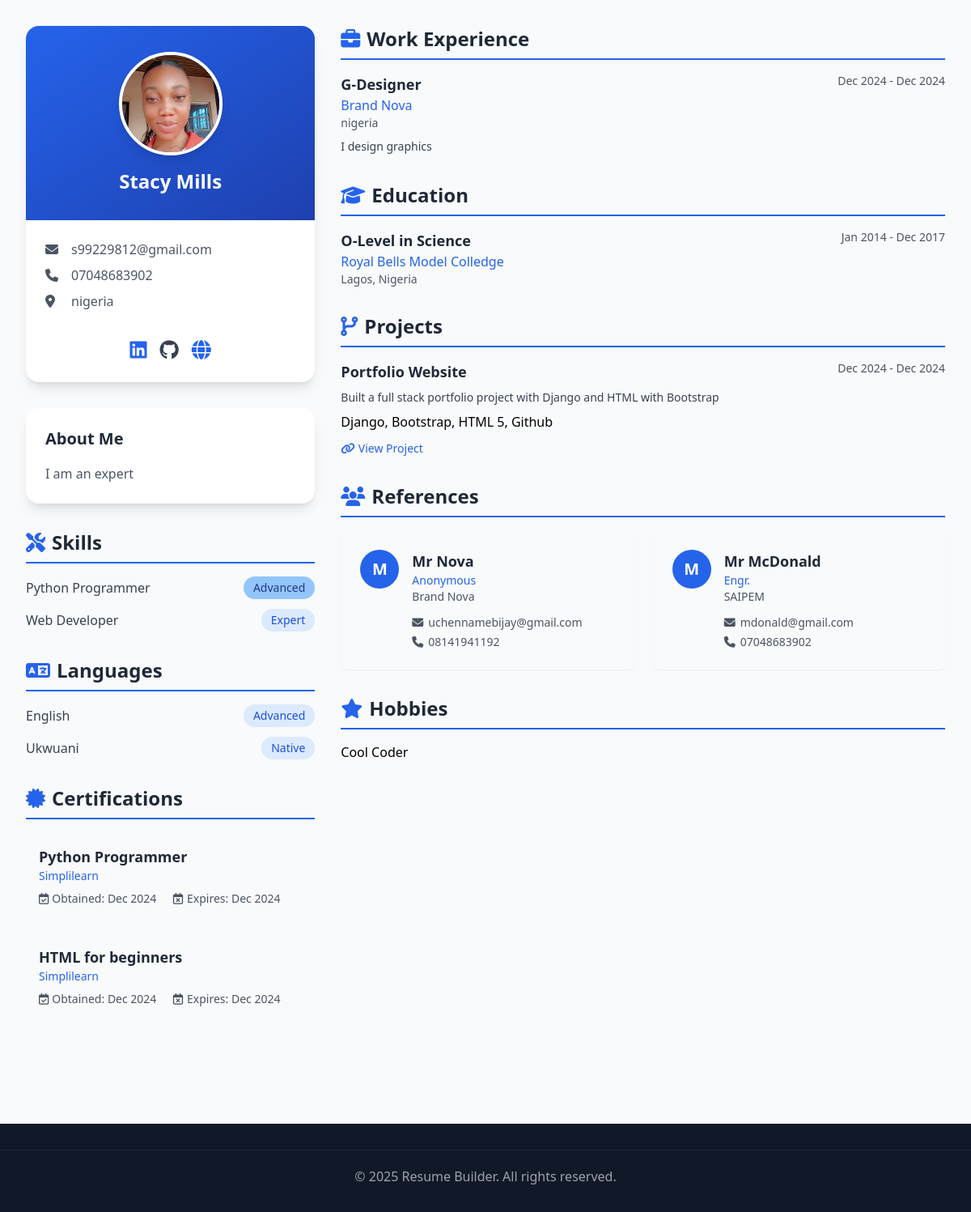
The page /resumes/view/test-resume-67e2bf9a/ on the database as committed earlier.
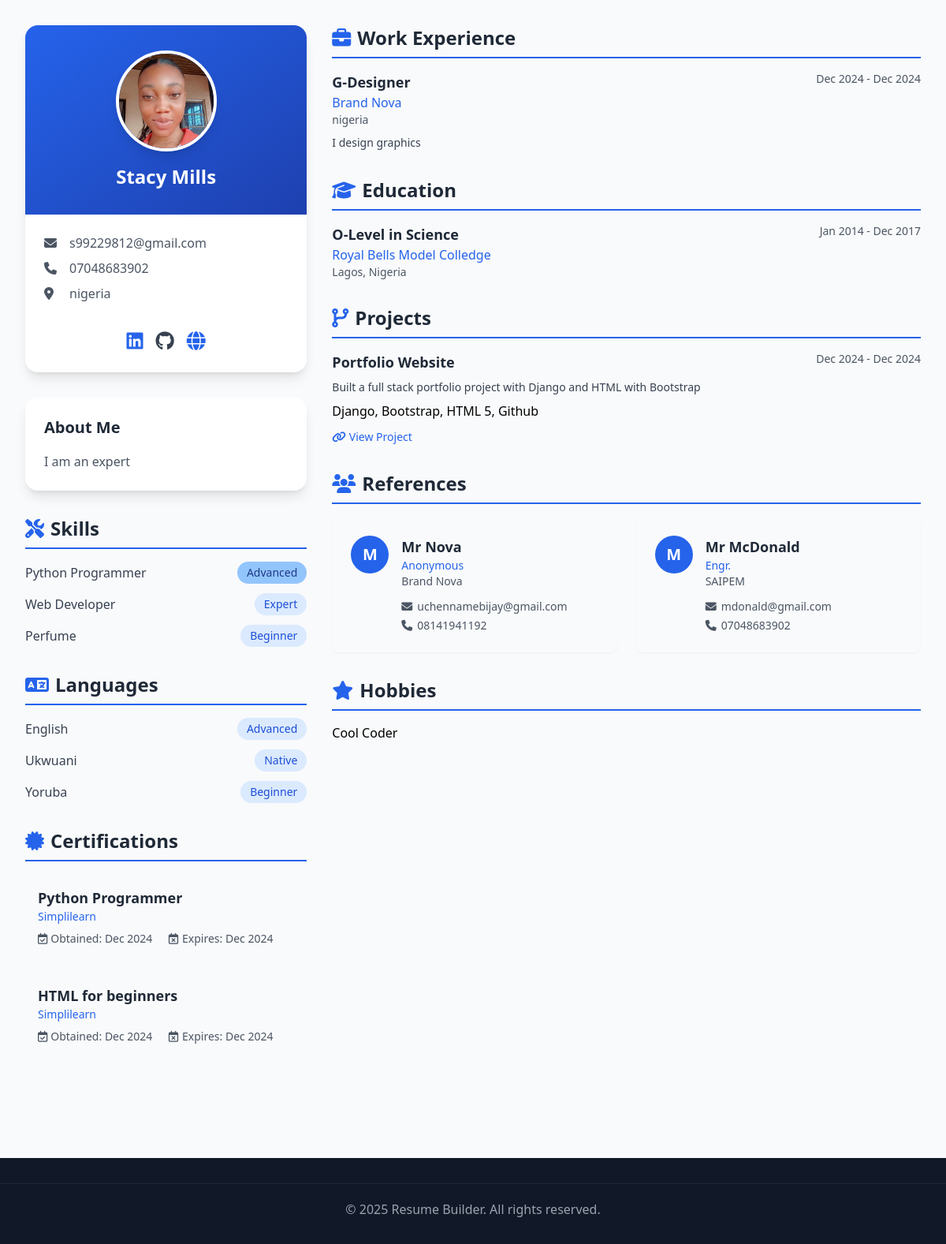
The same page on the database as committed later.
### resumes/models.py (models this page shows)
class Skill(models.Model):
    resume = models.ForeignKey(Resume, on_delete=models.CASCADE)
    name = models.CharField(max_length=50)
    level = models.CharField(max_length=20)

class Language(models.Model):
    resume = models.ForeignKey(Resume, on_delete=models.CASCADE)
    name = models.CharField(max_length=50)
    proficiency = models.CharField(max_length=20)

class Certification(models.Model):
    resume = models.ForeignKey(Resume, on_delete=models.CASCADE)
    name = models.CharField(max_length=100)
    organization = models.CharField(max_length=100)
    date_obtained = models.DateField()
    expiration_date = models.DateField(null=True, blank=True)

class WorkExperience(models.Model):
    resume = models.ForeignKey(Resume, on_delete=models.CASCADE)
    job_title = models.CharField(max_length=100)
    company = models.CharField(max_length=100)
    location = models.CharField(max_length=100)
    start_date = models.DateField()
    end_date = models.DateField(null=True, blank=True)
    description = models.TextField()

class Education(models.Model):
    resume = models.ForeignKey(Resume, on_delete=models.CASCADE)
    degree = models.CharField(max_length=100)
    institution = models.CharField(max_length=100)
    location = models.CharField(max_length=100)
    start_date = models.DateField()
    end_date = models.DateField(null=True, blank=True)
    major = models.CharField(max_length=100)

class Project(models.Model):
    resume = models.ForeignKey(Resume, on_delete=models.CASCADE)
    name = models.CharField(max_length=100)
    description = models.TextField()
    technologies = models.CharField(max_length=200)
    start_date = models.DateField()
    end_date = models.DateField(null=True, blank=True)
    url = models.URLField(blank=True)

class Reference(models.Model):
    resume = models.ForeignKey(Resume, related_name='references', on_delete=models.CASCADE)
    reference_name = models.CharField(max_length=255)
    position = models.CharField(max_length=255)
    organization = models.CharField(max_length=255)
    email = models.EmailField()
    phone = models.CharField(max_length=20)

class CustomSection(models.Model):
    resume = models.ForeignKey(Resume, related_name='custom_sections', on_delete=models.CASCADE)
    section_name = models.CharField(max_length=100)
    content = CKEditor5Field('Content', config_name='default')

### resumes/views.py (the view)
# urls.py: path('view/<slug:slug>/', views.public_resume_view, name='public_resume_view'),
def public_resume_view(request, slug):
    resume = get_object_or_404(Resume, slug=slug, is_complete=True)
    personal_info = resume.personalinfo if hasattr(resume, 'personalinfo') else None
    work_experiences = resume.workexperience_set.all()
    education_entries = resume.education_set.all()
    skills = resume.skill_set.all()
    projects = resume.project_set.all()
    certifications = resume.certification_set.all()
    languages = resume.language_set.all()
    references = resume.references.all()
    custom_sections = resume.custom_sections.all()
    context = {
        'resume': resume,
        'personal_info': personal_info,
        'work_experiences': work_experiences,
        'education_entries': education_entries,
        'skills': skills,
        'projects': projects,
        'certifications': certifications,
        'languages': languages,
        'references': references,
        'custom_sections': custom_sections
    }
    if resume.template:
        template_content = Template(resume.template.html_content)
        rendered_content = template_content.render(Context(context))
        context['rendered_template'] = rendered_content
    return render(request, 'resumes/public_resume.html', context)

### core/context_processors.py (called while the page is built)
def site_settings(request):
    try:
        settings = SiteSettings.objects.first()
        templates = ResumeTemplate.objects.filter(is_active=True).order_by('?')
        return {
            'site_settings': settings,
            'featured_templates': templates
        }
    except:
        return {
            'site_settings': None,
            'featured_templates': []
        }

### resumes/templates/resumes/public_resume.html (shortened to what the changed rows need)
{% extends "resumes/public_base.html" %}
{% block content %}
<div class="max-w-7xl mx-auto p-4 md:p-8">
    <div class="grid grid-cols-1 lg:grid-cols-12 gap-8">
        <div class="lg:col-span-4 space-y-8">
            {% if personal_info %}
                <div class="bg-white rounded-2xl shadow-lg overflow-hidden">
                    <div class="bg-gradient-to-br from-blue-600 to-blue-800 px-6 py-8 text-center">
                        <h1 class="text-2xl font-bold text-white mt-4">{{ personal_info.full_name }}</h1>
                    </div>
                </div>
                {% if personal_info.summary %}
                    <div class="bg-white rounded-2xl shadow-lg p-6">
                        <h2 class="text-xl font-bold text-gray-800 mb-4">About Me</h2>
                    </div>
                {% endif %}
            {% endif %}
            {% include "resumes/public_resume_sections/_skills.html" %}
            {% include "resumes/public_resume_sections/_languages.html" %}
            {% include "resumes/public_resume_sections/_certifications.html" %}
        </div>
        <div class="lg:col-span-8 space-y-8">
            {% include "resumes/public_resume_sections/_work_experience.html" %}
            {% include "resumes/public_resume_sections/_education.html" %}
            {% include "resumes/public_resume_sections/_projects.html" %}
            {% include "resumes/public_resume_sections/_references.html" %}
            {% include "resumes/public_resume_sections/_custom_sections.html" %}
        </div>
    </div>
</div>
{% endblock %}

### resumes/templates/resumes/public_resume_sections/_skills.html
{% if skills %}
<section class="mb-8">
    <h2 class="text-2xl font-bold text-gray-800 mb-4 pb-2 border-b-2 border-blue-600">
        <i class="fas fa-tools mr-2 text-blue-600"></i>Skills
    </h2>
    <div class="space-y-3">
        {% for skill in skills %}
        <div class="flex items-center justify-between">
            <span class="text-gray-700 font-medium">{{ skill.name }}</span>
            <span class="px-3 py-1 rounded-full text-sm
                {% if skill.level == 'Beginner' %}bg-blue-100 text-blue-700
                {% elif skill.level == 'Intermediate' %}bg-blue-200 text-blue-800
                {% elif skill.level == 'Advanced' %}bg-blue-300 text-blue-900
                {% else %}bg-blue-100 text-blue-700{% endif %}">
                {{ skill.level }}
            </span>
        </div>
        {% endfor %}
    </div>
</section>
{% endif %}

### resumes/templates/resumes/public_resume_sections/_languages.html
{% if resume.language_set.all %}
<section class="mb-8">
    <h2 class="text-2xl font-bold text-gray-800 mb-4 pb-2 border-b-2 border-blue-600">
        <i class="fas fa-language mr-2 text-blue-600"></i>Languages
    </h2>
    <div class="space-y-3">
        {% for language in resume.language_set.all %}
        <div class="flex items-center justify-between">
            <span class="text-gray-700 font-medium">{{ language.name }}</span>
            <span class="px-3 py-1 bg-blue-100 text-blue-700 rounded-full text-sm">
                {{ language.proficiency }}
            </span>
        </div>
        {% endfor %}
    </div>
</section>
{% endif %}

### resumes/templates/resumes/public_resume_sections/_certifications.html
{% if resume.certification_set.all %}
<section class="mb-8">
    <h2 class="text-2xl font-bold text-gray-800 mb-4 pb-2 border-b-2 border-blue-600">
        <i class="fas fa-certificate mr-2 text-blue-600"></i>Certifications
    </h2>
    {% for certification in resume.certification_set.all %}
    <div class="mb-4 p-4 bg-gray-50 rounded-lg">
        <h3 class="text-lg font-semibold text-gray-800">{{ certification.name }}</h3>
        <p class="text-blue-600 text-sm">{{ certification.organization }}</p>
        <div class="mt-2 text-sm text-gray-600">
            <span class="inline-flex items-center">
                <i class="far fa-calendar-check mr-1"></i>
                Obtained: {{ certification.date_obtained|date:"M Y" }}
            </span>
            {% if certification.expiration_date %}
            <span class="inline-flex items-center ml-4">
                <i class="far fa-calendar-times mr-1"></i>
                Expires: {{ certification.expiration_date|date:"M Y" }}
            </span>
            {% endif %}
        </div>
    </div>
    {% endfor %}
</section>
{% endif %}

### resumes/templates/resumes/public_resume_sections/_work_experience.html
{% if work_experiences %}
<section class="mb-8">
    <h2 class="text-2xl font-bold text-gray-800 mb-4 pb-2 border-b-2 border-blue-600">
        <i class="fas fa-briefcase mr-2 text-blue-600"></i>Work Experience
    </h2>
    {% for experience in work_experiences %}
    <div class="mb-6">
        <div class="flex justify-between items-start">
            <div>
                <h3 class="text-lg font-semibold text-gray-800">{{ experience.job_title }}</h3>
                <p class="text-blue-600 font-medium">{{ experience.company }}</p>
            </div>
            <div class="text-sm text-gray-600">
                {{ experience.start_date|date:"M Y" }} -
                {% if experience.end_date %}
                    {{ experience.end_date|date:"M Y" }}
                {% else %}
                    Present
                {% endif %}
            </div>
        </div>
        <p class="text-gray-600 text-sm mb-2">{{ experience.location }}</p>
        <p class="text-gray-700 mt-2 text-sm leading-relaxed">{{ experience.description }}</p>
    </div>
    {% endfor %}
</section>
{% endif %}

### resumes/templates/resumes/public_resume_sections/_education.html
{% if education_entries %}
<section class="mb-8">
    <h2 class="text-2xl font-bold text-gray-800 mb-4 pb-2 border-b-2 border-blue-600">
        <i class="fas fa-graduation-cap mr-2 text-blue-600"></i>Education
    </h2>
    {% for education in education_entries %}
    <div class="mb-6">
        <div class="flex justify-between items-start">
            <div>
                <h3 class="text-lg font-semibold text-gray-800">{{ education.degree }} in {{ education.major }}</h3>
                <p class="text-blue-600 font-medium">{{ education.institution }}</p>
            </div>
            <div class="text-sm text-gray-600">
                {{ education.start_date|date:"M Y" }} -
                {% if education.end_date %}
                    {{ education.end_date|date:"M Y" }}
                {% else %}
                    Present
                {% endif %}
            </div>
        </div>
        <p class="text-gray-600 text-sm">{{ education.location }}</p>
    </div>
    {% endfor %}
</section>
{% endif %}

### resumes/templates/resumes/public_resume_sections/_projects.html
{% if projects %}
<section class="mb-8">
    <h2 class="text-2xl font-bold text-gray-800 mb-4 pb-2 border-b-2 border-blue-600">
        <i class="fas fa-code-branch mr-2 text-blue-600"></i>Projects
    </h2>
    {% for project in projects %}
    <div class="mb-6">
        <div class="flex justify-between items-start">
            <h3 class="text-lg font-semibold text-gray-800">{{ project.name }}</h3>
            <div class="text-sm text-gray-600">
                {{ project.start_date|date:"M Y" }} -
                {% if project.end_date %}
                    {{ project.end_date|date:"M Y" }}
                {% else %}
                    Present
                {% endif %}
            </div>
        </div>
        <div class="mt-2">
            <p class="text-sm text-gray-700 mb-2">{{ project.description }}</p>
            <div class="flex flex-wrap gap-2 mb-2">
                {{ project.technologies }}
            </div>
            {% if project.url %}
            <a href="{{ project.url }}" target="_blank"
               class="inline-flex items-center text-sm text-blue-600 hover:text-blue-800">
                <i class="fas fa-link mr-1"></i> View Project
            </a>
            {% endif %}
        </div>
    </div>
    {% endfor %}
</section>
{% endif %}

### resumes/templates/resumes/public_resume_sections/_references.html
{% if resume.references.all %}
<section class="mb-8">
    <h2 class="text-2xl font-bold text-gray-800 mb-4 pb-2 border-b-2 border-blue-600">
        <i class="fas fa-users mr-2 text-blue-600"></i>References
    </h2>
    <div class="grid grid-cols-1 md:grid-cols-2 gap-6">
        {% for reference in resume.references.all %}
        <div class="bg-gray-50 rounded-lg p-6 shadow-sm">
            <div class="flex items-start">
                <div class="w-12 h-12 bg-blue-600 rounded-full flex items-center justify-center text-white text-xl font-bold mr-4">
                    {{ reference.reference_name|make_list|first }}
                </div>
                <div>
                    <h3 class="text-lg font-semibold text-gray-800">{{ reference.reference_name }}</h3>
                    <p class="text-blue-600 text-sm font-medium">{{ reference.position }}</p>
                    <p class="text-gray-600 text-sm">{{ reference.organization }}</p>
                    <div class="mt-3 space-y-1">
                        <div class="flex items-center text-sm text-gray-600">
                            <i class="fas fa-envelope w-5"></i>
                            <span>{{ reference.email }}</span>
                        </div>
                        <div class="flex items-center text-sm text-gray-600">
                            <i class="fas fa-phone w-5"></i>
                            <span>{{ reference.phone }}</span>
                        </div>
                    </div>
                </div>
            </div>
        </div>
        {% endfor %}
    </div>
</section>
{% endif %}

### resumes/templates/resumes/public_resume_sections/_custom_sections.html
{% if resume.custom_sections.all %}
<section class="mb-8">
    {% for custom_section in resume.custom_sections.all %}
    <div class="mb-8">
        <h2 class="text-2xl font-bold text-gray-800 mb-4 pb-2 border-b-2 border-blue-600">
            <i class="fas fa-star mr-2 text-blue-600"></i>{{ custom_section.section_name }}
        </h2>
        <div class="prose max-w-none">
            {{ custom_section.content|safe }}
        </div>
    </div>
    {% endfor %}
</section>
{% endif %}

Rows that differ between the two databases and show on the page:
added Skill: name "Perfume", level "Beginner"
added Language: name "Yoruba", proficiency "Beginner"
changed CustomSection "Hobbies": content "Cool Coder" → "<p>Cool Coder</p>" (drawn)
